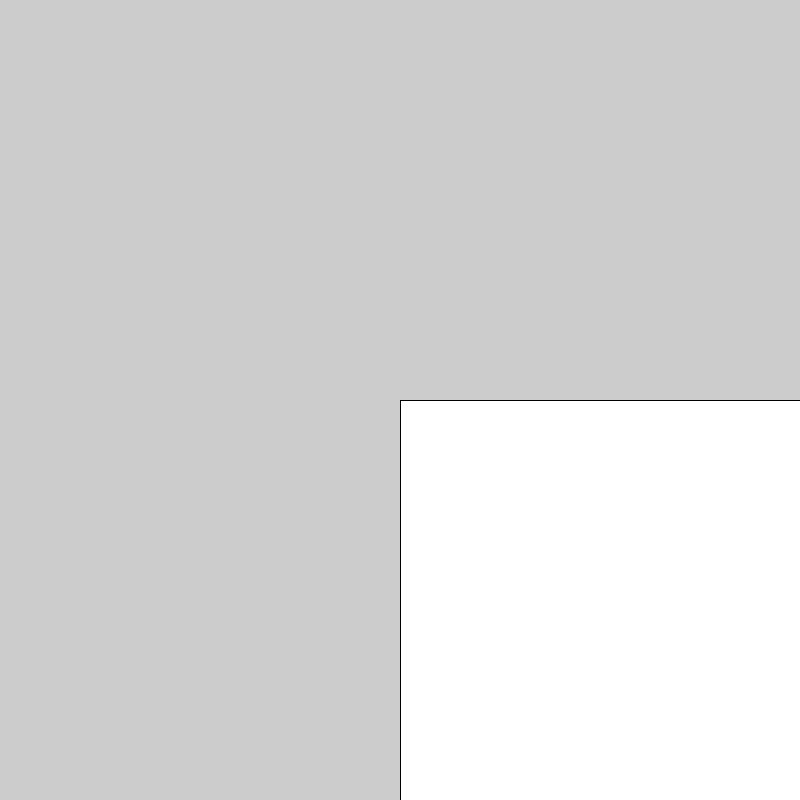
Frame 1 (no input)
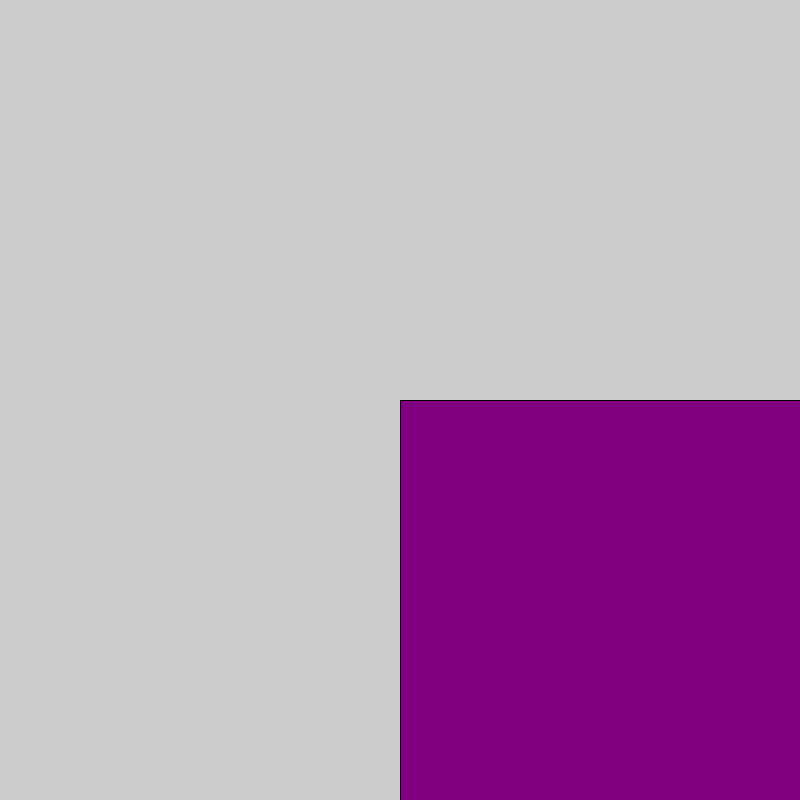
Frame 60 (the mouse pressed at the canvas centre just before this capture)
Frame 120 (the mouse held since frame 60 and released just before this capture): identical to frame 60, image omitted

The Processing sketch that drew these frames (run headless with seeded random() and noise(); from frame 60 on, the mouse is pressed at the canvas centre):

// Processing sketch: EasterSketch
// ── EasterSketch.pde
void setup(){
  size(800,800);
}

void draw(){
  rect(width/2, height/2, width/2, height/2);
  fill(128,0,128);
}
